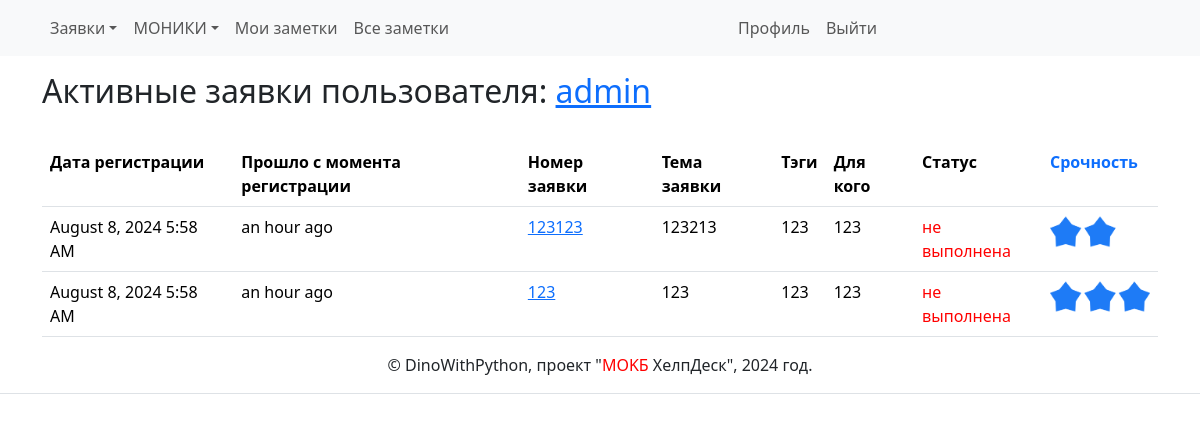
Page /task/active (signed in) on the committed database.
### app/models.py (models this page shows, shortened)
class User(UserMixin, db.Model):
    id: so.Mapped[int] = so.mapped_column(primary_key=True)
    username: so.Mapped[str] = so.mapped_column(sa.String(64), index=True,
                                                unique=True)
    email: so.Mapped[str] = so.mapped_column(sa.String(120), index=True,
                                             unique=True)
    password_hash: so.Mapped[Optional[str]] = so.mapped_column(sa.String(256))
    about_me: so.Mapped[Optional[str]] = so.mapped_column(sa.String(140))
    last_seen: so.Mapped[Optional[datetime]] = so.mapped_column(
        default=lambda: datetime.now(timezone.utc))
    posts: so.WriteOnlyMapped['Post'] = so.relationship(
        back_populates='author')
    tasks: so.WriteOnlyMapped['Task'] = so.relationship(
        back_populates='author_task')
    following: so.WriteOnlyMapped['User'] = so.relationship(
        secondary=followers, primaryjoin=(followers.c.follower_id == id),
        secondaryjoin=(followers.c.followed_id == id),
        back_populates='followers')
    followers: so.WriteOnlyMapped['User'] = so.relationship(
        secondary=followers, primaryjoin=(followers.c.followed_id == id),
        secondaryjoin=(followers.c.follower_id == id),
        back_populates='following')

class Task(db.Model):
    id: so.Mapped[int] = so.mapped_column(primary_key=True, autoincrement=True)
    date_create_task: so.Mapped[datetime] = so.mapped_column(
        index=True, default=lambda: datetime.now(timezone.utc))
    number_task: so.Mapped[Optional[str]] = so.mapped_column(
        sa.String(15),
        index=True,
        unique=True)
    theme_task: so.Mapped[Optional[str]] = so.mapped_column(sa.String(250))
    body_task: so.Mapped[Optional[str]] = so.mapped_column(sa.String(2000))
    tag_task: so.Mapped[Optional[str]] = so.mapped_column(sa.String(200))
    person_task: so.Mapped[Optional[str]] = so.mapped_column(sa.String(200))
    contact_person_task: so.Mapped[Optional[str]] = so.mapped_column(
        sa.String(200))
    user_id: so.Mapped[int] = so.mapped_column(sa.ForeignKey(User.id),
                                               index=True)
    author_task: so.Mapped[User] = so.relationship(back_populates='tasks')
    complete: so.Mapped[bool] = so.mapped_column(sa.Boolean, default=False)
    decision_task: so.Mapped[Optional[str]] = so.mapped_column(sa.String(2000))
    urgency_task: so.Mapped[Optional[str]] = so.mapped_column(sa.String(50))

### app/tasks/routes.py (the view)
@bp.route('/active', methods=['GET', 'POST'])
@login_required
def active():
    content = {}
    page = request.args.get(get_page_parameter(), type=int, default=1)
    sort_rule = request.args.get('sort')
    if sort_rule == 'urgency_task':
        tasks_bd = Task.query.filter_by(
            complete=False,
            author_task=current_user
            ).order_by(Task.urgency_task.desc())
    else:
        tasks_bd = Task.query.filter_by(
            complete=False,
            author_task=current_user
            ).order_by(Task.date_create_task.desc())
    total = tasks_bd.count()
    limit = 10
    start = (page-1)*limit
    end = start + limit
    content['pagination'] = Pagination(page=page, total=total,
                                       bs_version=4)
    content['tasks'] = tasks_bd.slice(start, end)
    return render_template('tasks/tasks_active.html', title='Активные заявки', **content)

### app/models.py (called while the page is built)
@login.user_loader
def load_user(id):
    return db.session.get(User, int(id))

### app/templates/tasks/tasks_active.html (shortened to what this page needs)
{% extends "base.html" %}
{% import "bootstrap_wtf.html" as wtf %}
{% block content %}
    <h2>{{ title }} пользователя:
        <a href="{{ url_for('main.user', username=current_user.username ) }}">
        {{ current_user.username }}
        </a>
    </h2>
    <br>
    <table class="table table-hover">
        <tr>
            <th>Дата регистрации</th>
            <th>Прошло с момента регистрации</th>
            <th>Номер заявки</th>
            <th>Тема заявки</th>
            <th>Тэги</th>
            <th>Для кого</th>
            <th>Статус</th>
            <th><a href="{{ url_for('tasks.active', sort='urgency_task') }}" style="text-decoration: none; ">Срочность</a></a></th>
        </tr>
        {% for task in tasks %}
            {% include 'tasks/_task.html' %}
        {% endfor %}
    </table>
{% endblock %}

### app/templates/base.html (shortened to what this page needs)
<!doctype html>
<html lang="ru">
  <head>
    <link
        href="https://cdn.jsdelivr.net/npm/bootstrap@5.3.2/dist/css/bootstrap.min.css"
        rel="stylesheet"
>
  </head>
  <body>
    {% include 'includes/header.html' %}
    <div class="container mt-3">
      {% block content %}{% endblock %}
    </div>
  </body>
  {% include 'includes/footer.html' %}
</html>

### app/templates/includes/header.html (shortened to what this page needs)
<nav class="navbar navbar-expand-lg bg-body-tertiary">
  <div class="container">
    <div class="collapse navbar-collapse" id="navbarDropdown">
      <ul class="navbar-nav">
        <li class="nav-item dropdown">
        <a class="nav-link dropdown-toggle" id="navbarDropdownMenuLink" role="button" data-bs-toggle="dropdown" aria-expanded="false">Заявки</a>
      </li>
      <ul class="navbar-nav">
        <li class="nav-item dropdown">
        <a class="nav-link dropdown-toggle" id="navbarDropdownMenuMoniki" role="button" data-bs-toggle="dropdown" aria-expanded="false">МОНИКИ</a>
      </li>
      {% if current_user.is_authenticated %}
      <ul class="navbar-nav me-auto mb-2 mb-lg-0">
        <li class="nav-item">
          <a class="nav-link" aria-current="page" href="{{ url_for('main.my_notes') }}">Мои заметки</a>
        </li>
        <li class="nav-item">
          <a class="nav-link" aria-current="page" href="{{ url_for('main.notes') }}">Все заметки</a>
        </li>
      {% endif %}
    </div>
    <div class="collapse navbar-collapse" id="navbarSupportedContent">
      <ul class="navbar-nav mb-2 mb-lg-0">
        {% if current_user.is_anonymous %}
        <li class="nav-item">
          <a class="nav-link" aria-current="page" href="{{ url_for('auth.login') }}">Вход в систему</a>
        </li>
        {% else %}
        <li class="nav-item">
          <a class="nav-link" aria-current="page" href="{{ url_for('main.user', username=current_user.username) }}">Профиль</a>
        </li>
        <li class="nav-item">
          <a class="nav-link" aria-current="page" href="{{ url_for('auth.logout') }}">Выйти</a>
        </li>
        {% endif %}
      </ul>
    </div>
  </div>
</nav>

### app/templates/tasks/_task.html
    <tr>
        <td>{{ moment(task.date_create_task).format('LLL') }}</td>
        <td>{{ moment(task.date_create_task).fromNow() }}</td>
        <td>
            <a href="{{ url_for('tasks.task_detail', task_id=task.id ) }}">
                {{ task.number_task }}
                </a></td>
        <td>{{ task.theme_task }}</td>
        <td>{{ task.tag_task }}</td>
        <td>{{ task.person_task }}</td>
            {% if task.complete %}
            <td><span style="color:green;">выполнена</span></td>
            {% else %}
            <td><span style="color:red;">не выполнена</span></td>
            {% endif %}
            {% if task.urgency_task %}
                {% if task.urgency_task == '3' %}
                <td><img src="{{ url_for('static', filename='3.png') }}" width="100"/></td>
                {% elif task.urgency_task == '2' %}
                <td><img src="{{ url_for('static', filename='2.png') }}" width="100"/></td>
                {% else %}
                <td><img src="{{ url_for('static', filename='1.png') }}" width="100"/></td>
                {% endif %}
            {% else %}
            <td></td>
            {% endif %}
    </tr>

### app/templates/includes/footer.html
<footer class="border-bottom text-center mt-3">
    <p>
      © DinoWithPython, проект "<span style="color: red">MOKБ </span>ХелпДеск", {{ moment().format('YYYY') }} год.
    </p>
  </footer>

### rows in the picture
User: username "admin"
Task: date_create_task "August 8, 2024 5:58 AM", date_create_task "an hour ago", number_task "123123", theme_task "123213", tag_task "123", person_task "123", complete "не выполнена"
Task: date_create_task "August 8, 2024 5:58 AM", date_create_task "an hour ago", number_task "123", theme_task "123", tag_task "123", person_task "123", complete "не выполнена"

### other values in the picture
{{ title }} "Активные заявки"
{{ moment().format('YYYY') }} "2024"
